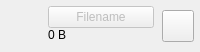
<?xml version="1.0" encoding="UTF-8"?>
<ui version="4.0">
 <class>generic_file_widget</class>
 <widget class="QFrame" name="generic_file_widget">
  <property name="geometry">
   <rect>
    <x>0</x>
    <y>0</y>
    <width>200</width>
    <height>52</height>
   </rect>
  </property>
  <property name="sizePolicy">
   <sizepolicy hsizetype="Maximum" vsizetype="Fixed">
    <horstretch>0</horstretch>
    <verstretch>0</verstretch>
   </sizepolicy>
  </property>
  <property name="minimumSize">
   <size>
    <width>200</width>
    <height>52</height>
   </size>
  </property>
  <property name="maximumSize">
   <size>
    <width>16777215</width>
    <height>52</height>
   </size>
  </property>
  <property name="windowTitle">
   <string>Frame</string>
  </property>
  <property name="styleSheet">
   <string notr="true">#generic_file_widget {
	border: 2px solid #808080;
	border-radius: 6px;
}

#label {
	font-size: 9pt;
	color: #A0A0A0;
}

#btn_file {
	background: none;
	border: none;
	text-align: bottom left;
	font-size: 11pt;
	font-weight: 600;
	color: white;
}
#btn_file:disabled {color: #A0A0A0}
#btn_file:enabled:hover {text-decoration: underline;}

#btn_download {
	background: none;
	border: none;
	color: #808080;
}
#btn_download[highlight=&quot;true&quot;] {color: white;}
</string>
  </property>
  <layout class="QGridLayout" name="gridLayout">
   <property name="leftMargin">
    <number>8</number>
   </property>
   <property name="topMargin">
    <number>6</number>
   </property>
   <property name="rightMargin">
    <number>6</number>
   </property>
   <property name="bottomMargin">
    <number>6</number>
   </property>
   <property name="horizontalSpacing">
    <number>8</number>
   </property>
   <property name="verticalSpacing">
    <number>0</number>
   </property>
   <item row="0" column="1">
    <widget class="QPushButton" name="btn_file">
     <property name="enabled">
      <bool>false</bool>
     </property>
     <property name="sizePolicy">
      <sizepolicy hsizetype="Preferred" vsizetype="Preferred">
       <horstretch>0</horstretch>
       <verstretch>0</verstretch>
      </sizepolicy>
     </property>
     <property name="cursor">
      <cursorShape>PointingHandCursor</cursorShape>
     </property>
     <property name="text">
      <string notr="true">Filename</string>
     </property>
    </widget>
   </item>
   <item row="0" column="0" rowspan="2">
    <widget class="IconWidget" name="icon">
     <property name="sizePolicy">
      <sizepolicy hsizetype="Fixed" vsizetype="Fixed">
       <horstretch>0</horstretch>
       <verstretch>0</verstretch>
      </sizepolicy>
     </property>
     <property name="minimumSize">
      <size>
       <width>32</width>
       <height>32</height>
      </size>
     </property>
     <property name="maximumSize">
      <size>
       <width>32</width>
       <height>32</height>
      </size>
     </property>
     <property name="text">
      <string notr="true"/>
     </property>
     <property name="scaledContents">
      <bool>true</bool>
     </property>
    </widget>
   </item>
   <item row="1" column="1">
    <widget class="QLabel" name="label">
     <property name="text">
      <string notr="true">0 B</string>
     </property>
     <property name="alignment">
      <set>Qt::AlignmentFlag::AlignLeading|Qt::AlignmentFlag::AlignLeft|Qt::AlignmentFlag::AlignTop</set>
     </property>
    </widget>
   </item>
   <item row="0" column="2" rowspan="2">
    <widget class="IconButton" name="btn_download">
     <property name="sizePolicy">
      <sizepolicy hsizetype="Fixed" vsizetype="Fixed">
       <horstretch>0</horstretch>
       <verstretch>0</verstretch>
      </sizepolicy>
     </property>
     <property name="minimumSize">
      <size>
       <width>32</width>
       <height>32</height>
      </size>
     </property>
     <property name="maximumSize">
      <size>
       <width>32</width>
       <height>32</height>
      </size>
     </property>
     <property name="cursor">
      <cursorShape>PointingHandCursor</cursorShape>
     </property>
     <property name="toolTip">
      <string>Download</string>
     </property>
     <property name="text">
      <string notr="true"/>
     </property>
     <property name="icon">
      <iconset resource="../../../../resources/icons.qrc">
       <normaloff>:/Generic/Download</normaloff>:/Generic/Download</iconset>
     </property>
     <property name="iconSize">
      <size>
       <width>24</width>
       <height>24</height>
      </size>
     </property>
    </widget>
   </item>
  </layout>
 </widget>
 <customwidgets>
  <customwidget>
   <class>IconButton</class>
   <extends>QPushButton</extends>
   <header>widgets.common</header>
  </customwidget>
  <customwidget>
   <class>IconWidget</class>
   <extends>QLabel</extends>
   <header>widgets.common</header>
  </customwidget>
 </customwidgets>
 <resources>
  <include location="../../../../resources/icons.qrc"/>
 </resources>
 <connections/>
</ui>
